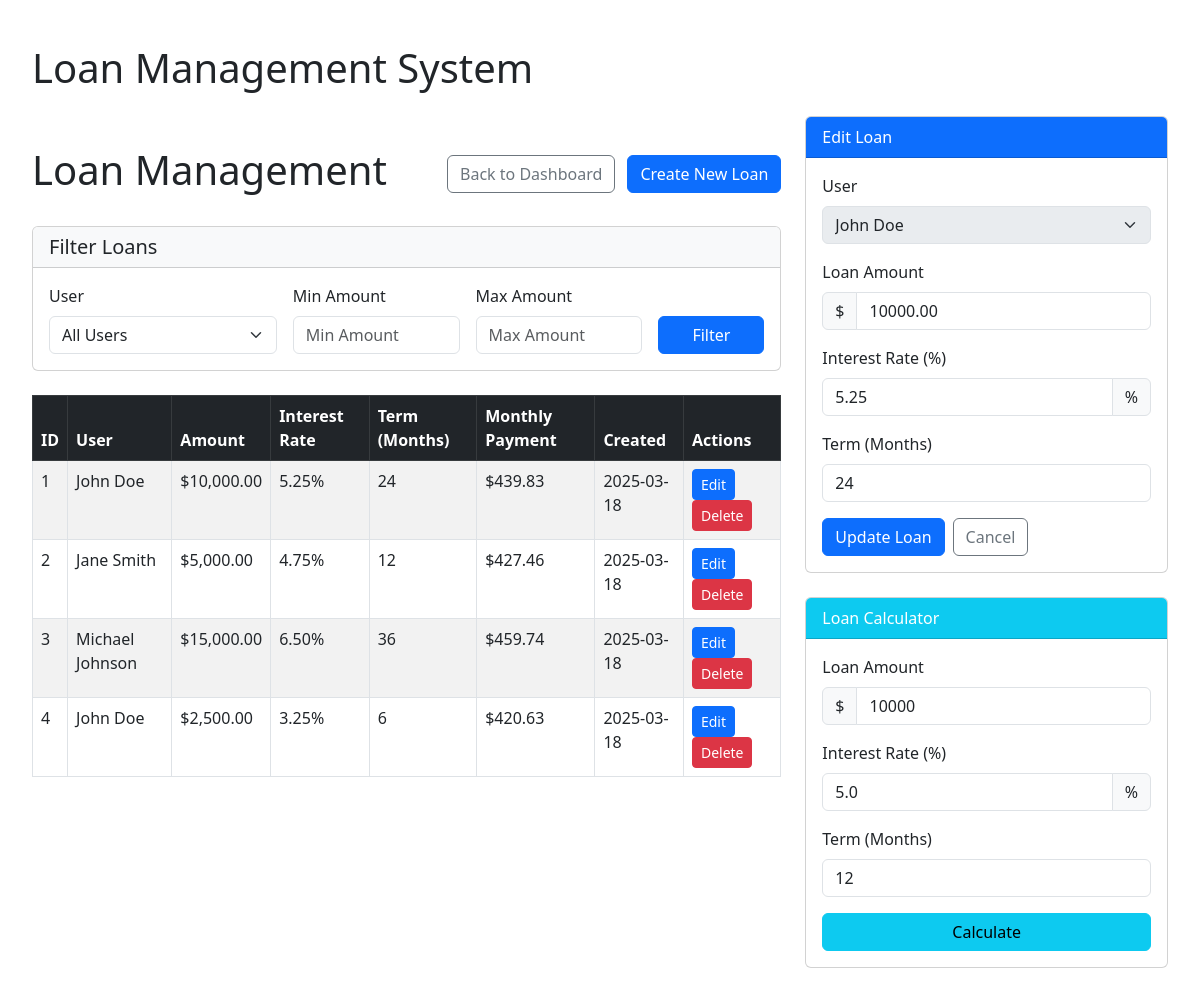
Screenshot of /?edit=1 with the database file from the repository.
### tables this page shows
CREATE TABLE IF NOT EXISTS loans (
    id INT AUTO_INCREMENT PRIMARY KEY,
    user_id INT NOT NULL,
    amount DECIMAL(10, 2) NOT NULL,
    interest_rate DECIMAL(5, 2) NOT NULL,
    term_months INT NOT NULL,
    created_at DATETIME NOT NULL,
    updated_at DATETIME NOT NULL,
    FOREIGN KEY (user_id) REFERENCES users(id)
);

CREATE TABLE IF NOT EXISTS users (
    id INT AUTO_INCREMENT PRIMARY KEY,
    name VARCHAR(100) NOT NULL,
    email VARCHAR(100) NOT NULL UNIQUE,
    phone VARCHAR(20),
    address TEXT,
    created_at DATETIME NOT NULL,
    updated_at DATETIME NOT NULL
);

### Service/LoanService.php (called while the page is built, shortened)
<?php
class LoanService {
    private $loanRepository;
    public function __construct(LoanRepository $loanRepository) {
        $this->loanRepository = $loanRepository;
    }
    public function getLoanById(int $loanId) {
        $loanData = $this->loanRepository->getLoanById($loanId);
        return Loan::fromArray($loanData);
    }
    public function getAllLoans(int $page = 1, int $perPage = 10) {
        $result = $this->loanRepository->getAllLoans($page, $perPage);
        $loans = [];
        foreach ($result['loans'] as $loanData) {
            $loans[] = Loan::fromArray($loanData);
        }
        return [
            'loans' => $loans,
            'total' => $result['total'],
            'page' => $result['page'],
            'perPage' => $result['perPage'],
            'totalPages' => $result['totalPages']
        ];
    }
    public function calculateMonthlyPayment(float $amount, float $interestRate, int $termMonths) {
        $monthlyInterestRate = $interestRate / 12 / 100;
        $monthlyPayment = ($monthlyInterestRate * $amount) /
                          (1 - pow(1 + $monthlyInterestRate, -$termMonths));
        return round($monthlyPayment, 2);
    }
}

### Repository/LoanRepository.php (called while the page is built, shortened)
<?php
class LoanRepository {
    private $db;
    public function __construct(PDO $db) {
        $this->db = $db;
    }
    public function getLoanById(int $loanId) {
        $stmt = $this->db->prepare("SELECT * FROM loans WHERE id = ?");
        $stmt->execute([$loanId]);
        $loan = $stmt->fetch(PDO::FETCH_ASSOC);
        return $loan ?: null;
    }
    public function getAllLoans(int $page = 1, int $perPage = 10) {
        $offset = ($page - 1) * $perPage;
        $countStmt = $this->db->query("SELECT COUNT(*) FROM loans");
        $total = $countStmt->fetchColumn();
        $totalPages = ceil($total / $perPage);
        $stmt = $this->db->prepare("
            SELECT * FROM loans
            ORDER BY created_at DESC
            LIMIT ? OFFSET ?
        ");
        $stmt->bindValue(1, $perPage, PDO::PARAM_INT);
        $stmt->bindValue(2, $offset, PDO::PARAM_INT);
        $stmt->execute();
        $loans = $stmt->fetchAll(PDO::FETCH_ASSOC);
        return [
            'loans' => $loans,
            'total' => $total,
            'page' => $page,
            'perPage' => $perPage,
            'totalPages' => $totalPages
        ];
    }
}

### Model/Loan.php (called while the page is built, shortened)
<?php
class Loan {
    private $id;
    private $userId;
    private $amount;
    private $interestRate;
    private $termMonths;
    private $createdAt;
    public static function fromArray(array $data): Loan {
        $loan = new self();
        $loan->id = $data['id'] ?? null;
        $loan->userId = $data['user_id'] ?? null;
        $loan->amount = $data['amount'] ?? null;
        $loan->interestRate = $data['interest_rate'] ?? null;
        $loan->termMonths = $data['term_months'] ?? null;
        $loan->createdAt = $data['created_at'] ?? null;
        $loan->updatedAt = $data['updated_at'] ?? null;
        return $loan;
    }
    public function getId() {
        return $this->id;
    }
    public function getUserId() {
        return $this->userId;
    }
    public function getAmount() {
        return $this->amount;
    }
    public function getInterestRate() {
        return $this->interestRate;
    }
    public function getTermMonths() {
        return $this->termMonths;
    }
    public function getCreatedAt() {
        return $this->createdAt;
    }
}

### index.php (the view, shortened to what this page needs)
<?php
spl_autoload_register(function ($class) {
    $prefix = 'Loan\\';
    $base_dir = __DIR__ . '/';
    $len = strlen($prefix);
    $relative_class = substr($class, $len);
    $file = $base_dir . str_replace('\\', '/', $relative_class) . '.php';
});
try {
    $db = Database::getConnection();
    $loanRepository = new LoanRepository($db);
    $loanService = new LoanService($loanRepository);
    $stmt = $db->query("SELECT id, name FROM users ORDER BY name");
    $users = $stmt->fetchAll(PDO::FETCH_ASSOC);
    $page = isset($_GET['page']) ? (int)$_GET['page'] : 1;
    $perPage = 10;
    $loansData = $loanService->getAllLoans($page, $perPage);
    $loans = $loansData['loans'];
} catch (PDOException $e) {
    $message = "Database error: " . $e->getMessage();
    $messageType = "danger";
}
$editingLoan = null;
if (isset($_GET['edit'])) {
    $editingLoan = $loanService->getLoanById((int)$_GET['edit']);
}
?>
<!DOCTYPE html>
<html lang="en">
<head>
    <link href="https://cdn.jsdelivr.net/npm/bootstrap@5.3.0-alpha1/dist/css/bootstrap.min.css" rel="stylesheet">
</head>
<body>
    <div class="container">
        <h1 class="mt-4 mb-4">Loan Management System</h1>
        <div class="row">
            <div class="col-md-8">
                <div class="table-container">
                    <div class="d-flex justify-content-between align-items-center mb-4">
                        <h1>Loan Management</h1>
                        <div>
                            <a href="dashboard.php" class="btn btn-outline-secondary me-2">Back to Dashboard</a>
                            <a href="javascript:void(0);" onclick="document.getElementById('loanForm').scrollIntoView({behavior: 'smooth'});" class="btn btn-primary">Create New Loan</a>
                        </div>
                    </div>
                    <div class="card mb-4">
                        <div class="card-header bg-light">
                            <h5 class="mb-0">Filter Loans</h5>
                        </div>
                        <div class="card-body">
                            <form method="get" class="row g-3">
                                <div class="col-md-4">
                                    <label for="userId" class="form-label">User</label>
                                    <select class="form-select" id="userId" name="user_id">
                                        <option value="">All Users</option>
                                    </select>
                                </div>
                                <div class="col-md-3">
                                    <label for="minAmount" class="form-label">Min Amount</label>
                                    <input type="number" class="form-control" id="minAmount" name="min_amount"
                                           value="<?php echo isset($_GET['min_amount']) ? htmlspecialchars($_GET['min_amount']) : ''; ?>"
                                           placeholder="Min Amount">
                                </div>
                                <div class="col-md-3">
                                    <label for="maxAmount" class="form-label">Max Amount</label>
                                    <input type="number" class="form-control" id="maxAmount" name="max_amount"
                                           value="<?php echo isset($_GET['max_amount']) ? htmlspecialchars($_GET['max_amount']) : ''; ?>"
                                           placeholder="Max Amount">
                                </div>
                                <div class="col-md-2 d-flex align-items-end">
                                    <button type="submit" class="btn btn-primary w-100">Filter</button>
                                </div>
                            </form>
                        </div>
                    </div>
                    <table class="table table-striped table-hover table-bordered">
                        <thead class="table-dark">
                            <tr>
                                <th>ID</th>
                                <th>User</th>
                                <th>Amount</th>
                                <th>Interest Rate</th>
                                <th>Term (Months)</th>
                                <th>Monthly Payment</th>
                                <th>Created</th>
                                <th>Actions</th>
                            </tr>
                        </thead>
                        <tbody>
                            <?php if (count($loans) > 0): ?>
                                <?php foreach ($loans as $loan): ?>
                                    <?php
                                        $userName = "Unknown";
                                        foreach ($users as $user) {
                                            if ($user['id'] == $loan->getUserId()) {
                                                $userName = $user['name'];
                                                break;
                                            }
                                        }
                                        $monthlyPayment = $loanService->calculateMonthlyPayment(
                                            $loan->getAmount(),
                                            $loan->getInterestRate(),
                                            $loan->getTermMonths()
                                        );
                                    ?>
                                    <tr>
                                        <td><?php echo $loan->getId(); ?></td>
                                        <td><?php echo htmlspecialchars($userName); ?></td>
                                        <td>$<?php echo number_format($loan->getAmount(), 2); ?></td>
                                        <td><?php echo $loan->getInterestRate(); ?>%</td>
                                        <td><?php echo $loan->getTermMonths(); ?></td>
                                        <td>$<?php echo number_format($monthlyPayment, 2); ?></td>
                                        <td><?php echo date('Y-m-d', strtotime($loan->getCreatedAt())); ?></td>
                                        <td>
                                            <a href="?edit=<?php echo $loan->getId(); ?>" class="btn btn-sm btn-primary">Edit</a>
                                            <form method="post" style="display: inline;">
                                                <button type="submit" class="btn btn-sm btn-danger" onclick="return confirm('Are you sure you want to delete this loan?')">Delete</button>
                                            </form>
                                        </td>
                                    </tr>
                                <?php endforeach; ?>
                            <?php else: ?>
                                <tr>
                                    <td colspan="8" class="text-center">No loans found</td>
                                </tr>
                            <?php endif; ?>
                        </tbody>
                    </table>
                </div>
            </div>
            <div class="col-md-4">
                <div class="card" id="loanForm">
                    <div class="card-header bg-primary text-white">
                        <?php echo $editingLoan ? 'Edit Loan' : 'Add New Loan'; ?>
                    </div>
                    <div class="card-body">
                        <form method="post">
                            <div class="mb-3">
                                <label for="userId" class="form-label">User</label>
                                <select class="form-select" id="userId" name="userId" required <?php echo $editingLoan ? 'disabled' : ''; ?>>
                                    <?php foreach ($users as $user): ?>
                                        <option value="<?php echo $user['id']; ?>" <?php echo ($editingLoan && $editingLoan->getUserId() == $user['id']) ? 'selected' : ''; ?>>
                                            <?php echo htmlspecialchars($user['name']); ?>
                                        </option>
                                    <?php endforeach; ?>
                                </select>
                            </div>
                            <div class="mb-3">
                                <label for="amount" class="form-label">Loan Amount</label>
                                <div class="input-group">
                                    <span class="input-group-text">$</span>
                                    <input type="number" step="0.01" min="0" class="form-control" id="amount" name="amount"
                                           value="<?php echo $editingLoan ? $editingLoan->getAmount() : ''; ?>" required>
                                </div>
                            </div>
                            <div class="mb-3">
                                <label for="interestRate" class="form-label">Interest Rate (%)</label>
                                <div class="input-group">
                                    <input type="number" step="0.01" min="0" class="form-control" id="interestRate" name="interestRate"
                                           value="<?php echo $editingLoan ? $editingLoan->getInterestRate() : ''; ?>" required>
                                    <span class="input-group-text">%</span>
                                </div>
                            </div>
                            <div class="mb-3">
                                <label for="termMonths" class="form-label">Term (Months)</label>
                                <input type="number" min="1" class="form-control" id="termMonths" name="termMonths"
                                       value="<?php echo $editingLoan ? $editingLoan->getTermMonths() : ''; ?>" required>
                            </div>
                            <div class="d-grid gap-2 d-md-flex">
                                <button type="submit" class="btn btn-primary">
                                    <?php echo $editingLoan ? 'Update Loan' : 'Add Loan'; ?>
                                </button>
                                <?php if ($editingLoan): ?>
                                    <a href="index.php" class="btn btn-outline-secondary">Cancel</a>
                                <?php endif; ?>
                            </div>
                        </form>
                    </div>
                </div>
                <div class="card mt-4">
                    <div class="card-header bg-info text-white">
                        Loan Calculator
                    </div>
                    <div class="card-body">
                        <form id="calculatorForm">
                            <div class="mb-3">
                                <label for="calcAmount" class="form-label">Loan Amount</label>
                                <div class="input-group">
                                    <span class="input-group-text">$</span>
                                    <input type="number" step="0.01" min="0" class="form-control" id="calcAmount" value="10000">
                                </div>
                            </div>
                            <div class="mb-3">
                                <label for="calcInterestRate" class="form-label">Interest Rate (%)</label>
                                <div class="input-group">
                                    <input type="number" step="0.01" min="0" class="form-control" id="calcInterestRate" value="5.0">
                                    <span class="input-group-text">%</span>
                                </div>
                            </div>
                            <div class="mb-3">
                                <label for="calcTermMonths" class="form-label">Term (Months)</label>
                                <input type="number" min="1" class="form-control" id="calcTermMonths" value="12">
                            </div>
                            <div class="d-grid">
                                <button type="button" id="calculateBtn" class="btn btn-info">Calculate</button>
                            </div>
                        </form>
                    </div>
                </div>
            </div>
        </div>
    </div>
</body>
</html>

### index.php (style rules this page uses)
body { padding: 20px; }
.container { max-width: 1200px; }
.table-container { margin-top: 30px; margin-bottom: 30px; }

### rows the page displays
loans: id "1", user.name "John Doe", amount "10,000.00", interest_rate "5.25", term_months "24", monthlyPayment "439.83", created_at "2025-03-18", userId "John Doe", amount "10000.00", interestRate "5.25", termMonths "24"
loans: id "2", user.name "Jane Smith", amount "5,000.00", interest_rate "4.75", term_months "12", monthlyPayment "427.46", created_at "2025-03-18"
loans: id "3", user.name "Michael Johnson", amount "15,000.00", interest_rate "6.50", term_months "36", monthlyPayment "459.74", created_at "2025-03-18"
loans: id "4", user.name "John Doe", amount "2,500.00", interest_rate "3.25", term_months "6", monthlyPayment "420.63", created_at "2025-03-18"
